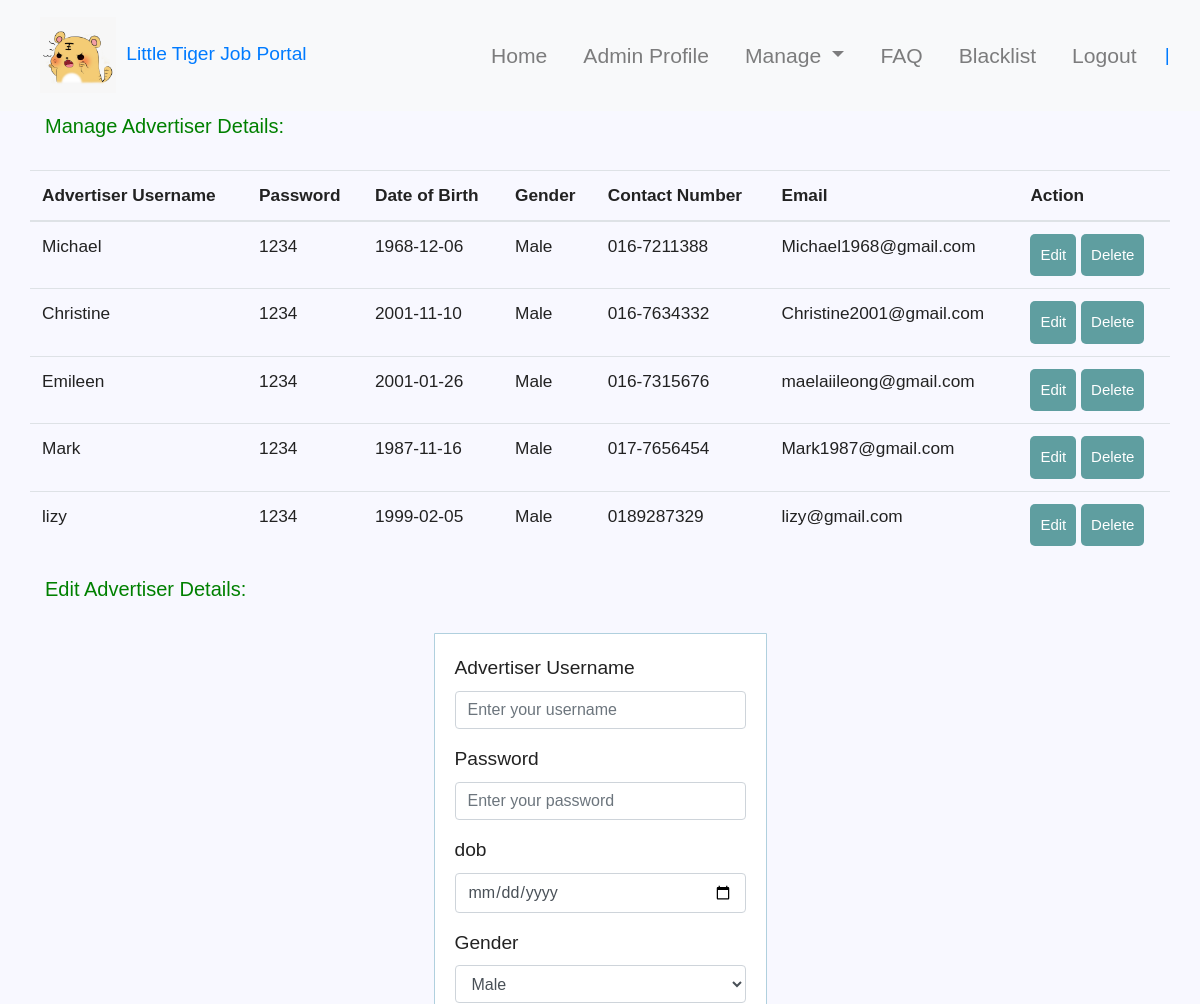
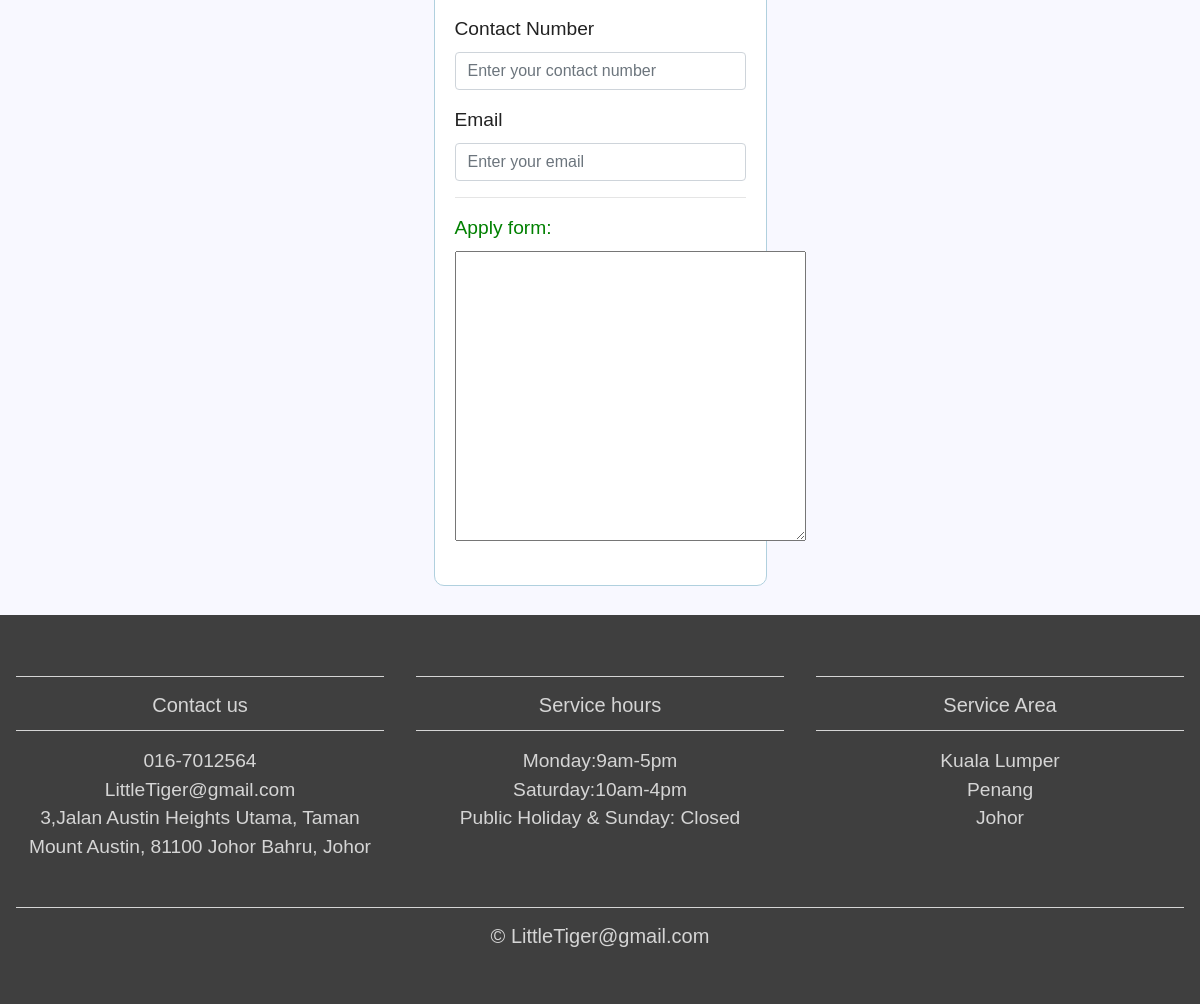
Screenshot of /manageadvertiser.php with the database file from the repository (2 pictures, top to bottom).
### tables this page shows
CREATE TABLE IF NOT EXISTS `advertiser` (
  `ID` int(11) NOT NULL AUTO_INCREMENT,
  `Username` varchar(255) NOT NULL,
  `Password` varchar(200) NOT NULL,
  `dob` varchar(25) NOT NULL,
  `Gender` varchar(20) NOT NULL,
  `ContactNumber` varchar(25) NOT NULL,
  `Email` varchar(255) NOT NULL,
  `Applyform` varchar(500) NOT NULL,
  PRIMARY KEY (`ID`)
);

### server.php (called while the page is built, shortened)
<?php
$Username1 ='';
$Password1='';
$dob1='';
$Gender1 ='';
$ContactNumber1 ='';
$Email1 ='';
?>

### manageadvertiser.php (the view, shortened to what this page needs)
<?php include('server.php') ;
?>
 <!DOCTYPE html>
<html lang="en">
<head>
	<link rel="stylesheet" href="https://maxcdn.bootstrapcdn.com/bootstrap/4.0.0/css/bootstrap.min.css">
	<link href="css/style.css" rel="stylesheet">
</head>
<body>
<nav class="navbar navbar-expand-md navbar-light bg-light sticky-top">
<div class="container-fluid">
	<a class="navbvar-brand" href="#"><img class="logo" src="img/Tiger.jpg">Little Tiger Job Portal</a>
	<div class="collapse navbar-collapse" id="navbarResponsive">
		<ul class="navbar-nav ml-auto">
		<li class="nav-item">
			<a class="nav-link" href="admin.php">Home</a>
        </li>
        <li class="nav-item">
			<a class="nav-link" href="adminprofile.php">Admin Profile</a>
		</li>
        <li class="nav-item dropdown">
        <a class="nav-link dropdown-toggle" href="#" id="navbarDropdown" role="button" data-toggle="dropdown" aria-haspopup="true" aria-expanded="false">
          Manage
        </a>
      </li>
		<li class="nav-item">
			<a class="nav-link" href="adminfaq.php">FAQ</a>
        </li>
        <li class="nav-item">
			<a class="nav-link" href="adminblacklist.php">Blacklist</a>
		</li>
		<li class="nav-item">
			<a class="nav-link" href="index.php">Logout</a>
		</li>
	</ul>
  <a class="navbvar-brand" href="#">| <?php echo $_SESSION['username']; ?></a>
</div>
</div>
</nav>
<?php require_once 'server.php'; ?>
    <div class="container">
    <?php
        $mysqli = new mysqli('localhost', 'root', 'password', 'jobportal') or die(mysqli_error($mysqli));
        $result = $mysqli->query("SELECT * FROM advertiser") or die($mysqli_error);
        ?>
        <p style="font-size:20px; color:green;">Manage Advertiser Details:</p><br>
        <div class="row justify-content-center">
            <table class="table">
                <thead>
                    <tr>
                        <th>Advertiser Username</th>
                        <th>Password</th>
                        <th>Date of Birth</th>
                        <th>Gender</th>
                        <th>Contact Number</th>
                        <th>Email</th>
                        <th colspan="6">Action</th>
                </thead>
        <?php
            while ($row = $result->fetch_assoc()): ?>
                <tr>
                    <td><?php echo $row['Username']; ?></td>
                    <td><?php echo $row['Password']; ?></td>
                    <td><?php echo $row['dob']; ?></td>
                    <td><?php echo $row['Gender']; ?></td>
                    <td><?php echo $row['ContactNumber']; ?></td>
                    <td><?php echo $row['Email']; ?></td>
                    <td>
                        <a href="manageadvertiser.php?editadvertiser=<?php echo $row['ID']; ?>"
                            class="btn btn-info">Edit</a>
                            <a href="manageadvertiser.php?deleteadvertiser=<?php echo $row['ID']; ?>"
                            class="btn btn-danger">Delete</a>
                    </td>
                </tr>
            <?php endwhile; ?>
            </table>
        </div>
    <p style="font-size:20px; color:green;">Edit Advertiser Details:</p><br>
    <div>
    <form action="manageadvertiser.php" method="POST">
        <div class="form-group">
        <label>Advertiser Username</label>
        <input type="text" name="Username1" value="<?php echo $Username1;?>" class="form-control" placeholder="Enter your username">
        </div>
        <div class="form-group">
        <label>Password</label>
        <input type="text" name="Password1" value="<?php echo $Password1;?>" class="form-control" placeholder="Enter your password">
        </div>
        <div class="form-group">
        <label>dob</label>
        <input type="date" name="dob1" value="<?php echo $dob1;?>" class="form-control">
        </div>
        <div class="form-group">
        <label>Gender</label>
        <select name="Gender1" value="<?php echo $Gender1;?>" class="form-control">
            	<option>Male</option>
        				</select>
        </div>
        <div class="form-group">
        <label>Contact Number</label>
        <input type="text" name="ContactNumber1" value="<?php echo $ContactNumber1;?>" class="form-control" placeholder="Enter your contact number">
        </div>
        <div class="form-group">
        <label>Email</label>
        <input type="text" name="Email1" value="<?php echo $Email1;?>" class="form-control" placeholder="Enter your email">
        </div>
       <div class="form-group">
			<hr><label style="color:green">Apply form:</label>
			<textarea name="Applyform" rows="10" cols="30"><?php echo $Applyform;?></textarea>
		</div>
</form>
</div>
</div>
</body>
</html>
<footer>
<div class="container-fluid padding">
<div class="row text-center">
  <div class="col-md-4">
    <hr class="light">
    <h5>Contact us</h5>
    <hr class="light">
    <p>016-7012564</p>
    <p>LittleTiger@gmail.com</p>
    <p>3,Jalan Austin Heights Utama,
    Taman Mount Austin, 81100 Johor Bahru, Johor</p>
  </div>
    <div class="col-md-4">
    <hr class="light">
    <h5>Service hours</h5>
    <hr class="light">
    <p>Monday:9am-5pm</p>
    <p>Saturday:10am-4pm</p>
    <p>Public Holiday & Sunday: Closed</p>
  </div>
  <div class="col-md-4">
    <hr class="light">
    <h5>Service Area</h5>
    <hr class="light">
    <p>Kuala Lumper</p>
    <p>Penang</p>
    <p>Johor</p>
  </div>
  <div class="col-12">
    <hr class="light-100">
    <h5>&COPY; LittleTiger@gmail.com</h5>
  </div>
  </div>
</div>
</footer>
</body>
</html>

### css/style.css (style rules this page uses)
.logo { height: 80px; padding: 2px 10px; }
html, body { height: 100%; width: 100%; font-family: 'Poppins',sans-serif; color:#222; }
.navbar { padding: .8em; }
.navbar-nav li { padding-right: 20px; }
.nav-link { font-size: 1.1em !important; }
.padding { padding-bottom: 2rem; }
footer { background-color: #3f3f3f; color: #d5d5d5; padding-top: 2rem; }
hr.light { border-top: 1px solid #d5d5d5; width: 100%; margin-top: .8rem; margin-bottom: 1rem; }
hr.light-100 { border-top: 1px solid #d5d5d5; width: 100%; margin-top: .8rem; margin-bottom: 1rem; }
[class*="col-"] { padding: 1rem; }
* { margin: 0px; padding: 0px; }
body { font-size: 120%; background: #F8F8FF; }
form, .content { width: 30%; margin: 0px auto; padding: 20px; border: 1px solid #b0d0de; background: white; border-radius: 0px 0px 10px 10px; }
.btn { padding: 10px; font-size: 15px; color: white; background: #5F9EA0; border: none; border-radius: 5px; }
.table { font-size: 90%; }
body { font-family: arial; }
p { margin: 0; padding: 0; }

### rows the page displays
advertiser: Username "Michael", Password "1234", dob "1968-12-06", Gender "Male", ContactNumber "016-7211388", Email "Michael1968@gmail.com"
advertiser: Username "Christine", Password "1234", dob "2001-11-10", Gender "Male", ContactNumber "016-7634332", Email "Christine2001@gmail.com"
advertiser: Username "Emileen", Password "1234", dob "2001-01-26", Gender "Male", ContactNumber "016-7315676", Email "maelaiileong@gmail.com"
advertiser: Username "Mark", Password "1234", dob "1987-11-16", Gender "Male", ContactNumber "017-7656454", Email "Mark1987@gmail.com"
advertiser: Username "lizy", Password "1234", dob "1999-02-05", Gender "Male", ContactNumber "0189287329", Email "lizy@gmail.com"
